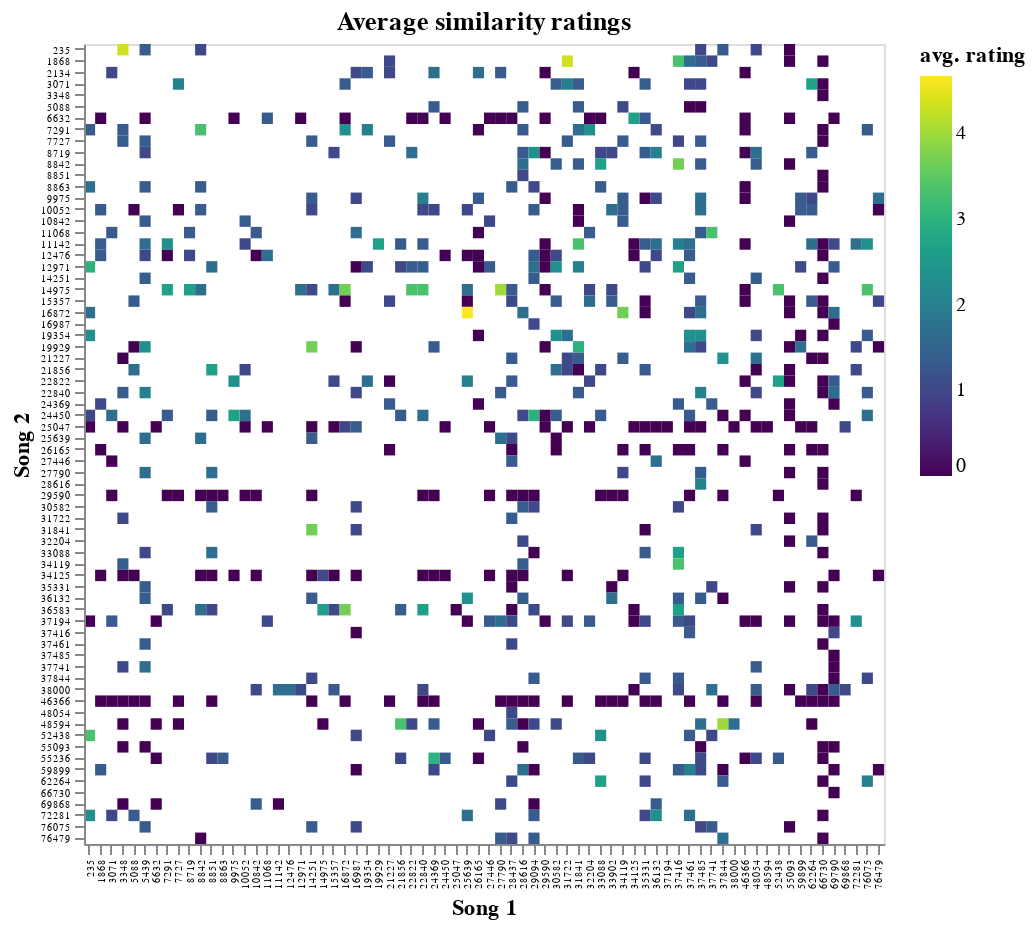

The notebook cell saved with this chart:
### Markdown cell above
Now depict average similarity scores by pair.

### Code cell
# Create heatmap of pair similarity
alt.Chart(avg_ratings).mark_rect().encode(
    x=alt.X('song_1:O', axis=alt.Axis(title='Song 1')),
    y=alt.Y('song_2:O', axis=alt.Axis(title='Song 2', )),
    color=alt.Color('sim_rating:Q', scale=alt.Scale(scheme='viridis'), title='avg. rating')
    ).properties(
        height=400,
        width=400,
        title='Average similarity ratings'
    ).configure_axis(
            labelFontSize=5,
    )

### Figure 1 — Vega-Lite specification as saved in the notebook (floating-point values rounded to 4 significant figures; data arrays with more than 128 entries replaced by an {"elided": "..."} marker saying what was removed)
{"config": {"view": {"continuousWidth": 400, "continuousHeight": 300}, "axis": {"labelFontSize": 5}}, "data": {"name": "data-a0470ec14327124f3489580f068cb93e"}, "mark": "rect", "encoding": {"color": {"field": "sim_rating", "scale": {"scheme": "viridis"}, "title": "avg. rating", "type": "quantitative"}, "x": {"axis": {"title": "Song 1"}, "field": "song_1", "type": "ordinal"}, "y": {"axis": {"title": "Song 2"}, "field": "song_2", "type": "ordinal"}}, "height": 400, "title": "Average similarity ratings", "width": 400, "$schema": "https://vega.github.io/schema/vega-lite/v4.17.0.json", "datasets": {"data-a0470ec14327124f3489580f068cb93e": {"elided": "676 records"}}}
